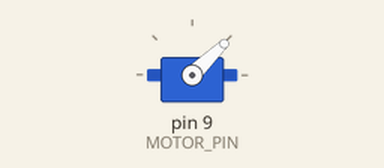
This sketch was run on a simulated Arduino Uno, built with avr-gcc and run on an emulated ATmega328P. Parts: servo. What the sketch prints to the serial monitor is not drawn.

Above: at 0.1 s.
Timing chart, 0 to 1.6 s (numbered marks = the images above):
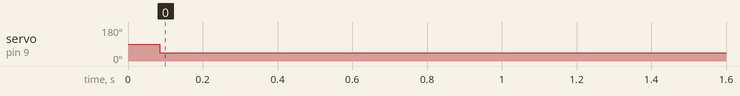

The sketch:

motor_test.ino
```cpp
#include <Servo.h>

#define MAX_SIGNAL 2000
#define MIN_SIGNAL 1000
#define MOTOR_PIN 9

Servo motor;

void setup() {
  Serial.begin(9600);
  Serial.println("Program begin...");
  Serial.println("This program will calibrate the ESC.");

  motor.attach(MOTOR_PIN);

  Serial.println("Now writing maximum output.");
  Serial.println("Turn on power source, then wait 2 seconds and press any key.");
//  motor.writeMicroseconds(MAX_SIGNAL);
//  delay(2000);
//  // Wait for input
////  while (!Serial.available());
////  Serial.read();
//
//  // Send min output
////  Serial.println("Sending minimum output");
//  motor.writeMicroseconds(MIN_SIGNAL);
//  delay(5000);

}

void loop() {
//  for ( int i = MIN_SIGNAL; i < MAX_SIGNAL; i+= 100){
//    delay(700);
//  }
   motor.writeMicroseconds(1000);

}
```

Measured:
- by itself, servo on pin 9 (MOTOR_PIN): 90° → 44° at 0.09 s
